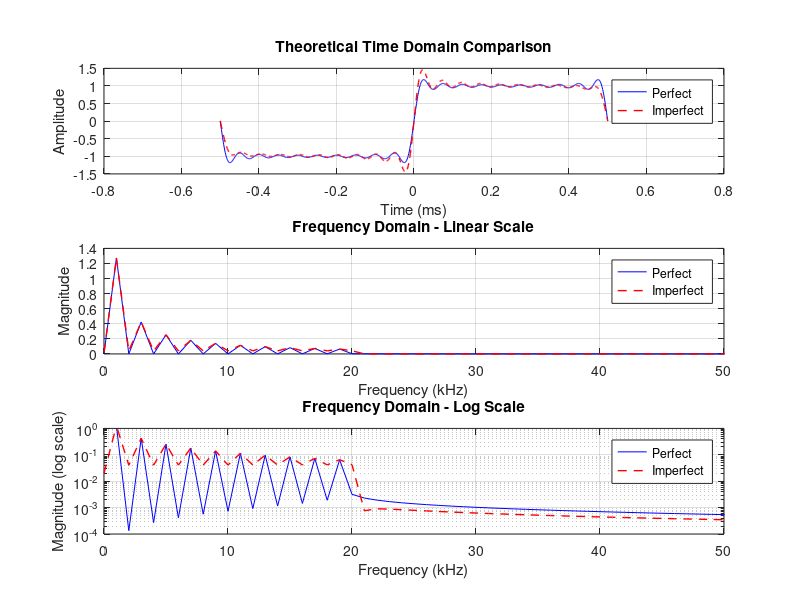

Source code (MATLAB): (Note: this script raises an error after producing the figure.)
%% Section D: Theoretical Square Wave Analysis
clear; close all; clc;

T = 1/1000;  % Period for 1kHz
t = linspace(-T/2, T/2, 1000);

% Perfect square wave (odd harmonics only)
perfect_square = zeros(size(t));
n_terms = 20;
odd_harmonics = 1:2:n_terms;

for n = odd_harmonics
   perfect_square = perfect_square + (4/(n*pi))*sin(2*pi*n*t/T);
end

% Imperfect square wave with even harmonics
dc_offset = 0.01;
imperfect_square = perfect_square + dc_offset;
even_harmonic_magnitude = 0.04;  % ~30dB down
even_harmonics = 2:2:20;

for n = even_harmonics
   imperfect_square = imperfect_square + even_harmonic_magnitude*sin(2*pi*n*t/T);
end

% Calculate FFT for both signals
Fs = length(t)/T;
freq = (0:length(t)/2-1)*(Fs/length(t));

fft_perfect = fft(perfect_square)/length(t);
mag_perfect = 2*abs(fft_perfect(1:length(t)/2));

fft_imperfect = fft(imperfect_square)/length(t);
mag_imperfect = 2*abs(fft_imperfect(1:length(t)/2));

% Plot theoretical comparison
figure('Position', [100, 100, 800, 900]);

subplot(3,1,1)
plot(t*1000, perfect_square, 'b-', t*1000, imperfect_square, 'r--', 'LineWidth', 1)
xlabel('Time (ms)')
ylabel('Amplitude')
title('Theoretical Time Domain Comparison')
legend('Perfect', 'Imperfect')
grid on

subplot(3,1,2)
plot(freq/1000, mag_perfect, 'b-', freq/1000, mag_imperfect, 'r--', 'LineWidth', 1)
xlabel('Frequency (kHz)')
ylabel('Magnitude')
title('Frequency Domain - Linear Scale')
legend('Perfect', 'Imperfect')
grid on
xlim([0 50])

subplot(3,1,3)
semilogy(freq/1000, mag_perfect, 'b-', freq/1000, mag_imperfect, 'r--', 'LineWidth', 1)
xlabel('Frequency (kHz)')
ylabel('Magnitude (log scale)')
title('Frequency Domain - Log Scale')
legend('Perfect', 'Imperfect')
grid on
xlim([0 50])
ylim([1e-4 1])

%% Section D: Experimental Data Analysis
folders = {'ALL0034', 'ALL0035', 'ALL0036', 'ALL0037', 'ALL0038', 'ALL0039'};
base_path = 'D1D2/';

for i = 1:length(folders)
   filename = fullfile(base_path, folders{i}, ['F', folders{i}(4:end), 'CH1.CSV']);
   data = readmatrix(filename, 'NumHeaderLines', 18);
   
   time = data(:,4);
   voltage = data(:,5);
   Ts = time(2)-time(1);
   Fs = 1/Ts;
   
   % Calculate FFT
   N = length(voltage);
   fft_data = fft(voltage)/N;
   freq = (0:N-1)*(Fs/N);
   
   nyq_idx = ceil(N/2);
   magnitude = 2*abs(fft_data(1:nyq_idx));
   freq = freq(1:nyq_idx);
   
   % Create plots
   figure('Position', [100, 100, 800, 900]);
   
   subplot(3,1,1)
   plot(time*1000, voltage, 'b-', 'LineWidth', 1)
   xlabel('Time (ms)')
   ylabel('Voltage (V)')
   title(sprintf('Time Domain - %s', folders{i}))
   grid on
   
   subplot(3,1,2)
   plot(freq/1000, magnitude, 'r-', 'LineWidth', 1)
   xlabel('Frequency (kHz)')
   ylabel('Magnitude')
   title('Frequency Domain - Linear Scale')
   grid on
   xlim([0 50])
   
   subplot(3,1,3)
   semilogy(freq/1000, magnitude, 'r-', 'LineWidth', 1)
   xlabel('Frequency (kHz)')
   ylabel('Magnitude (log scale)')
   title('Frequency Domain - Log Scale')
   grid on
   xlim([0 50])
   ylim([1e-4 1])
   
   % Find peaks and calculate ratios
   [peaks, locs] = findpeaks(magnitude, 'MinPeakHeight', max(magnitude)*0.01);
   fundamental_freq = freq(locs(1))/1000;
   
   fprintf('\nAnalysis for %s:\n', folders{i});
   fprintf('Fundamental: %.1f kHz\n', fundamental_freq);
   
   % Compare measured ratios to theoretical
   fprintf('Harmonic ratios (measured vs theoretical):\n');
   for j = 2:min(5,length(peaks))  % First 5 harmonics only
       measured_ratio = peaks(j)/peaks(1);
       theoretical_ratio = 1/((2*j-1));  % For square wave
       fprintf('Harmonic %d: %.4f vs %.4f\n', j, measured_ratio, theoretical_ratio);
   end
   
   % Calculate dB difference for largest even harmonic
   sorted_peaks = sort(peaks, 'descend');
   db_diff = 20*log10(sorted_peaks(1)/sorted_peaks(2));
   fprintf('Second largest peak: %.1f dB below fundamental\n', db_diff);
end